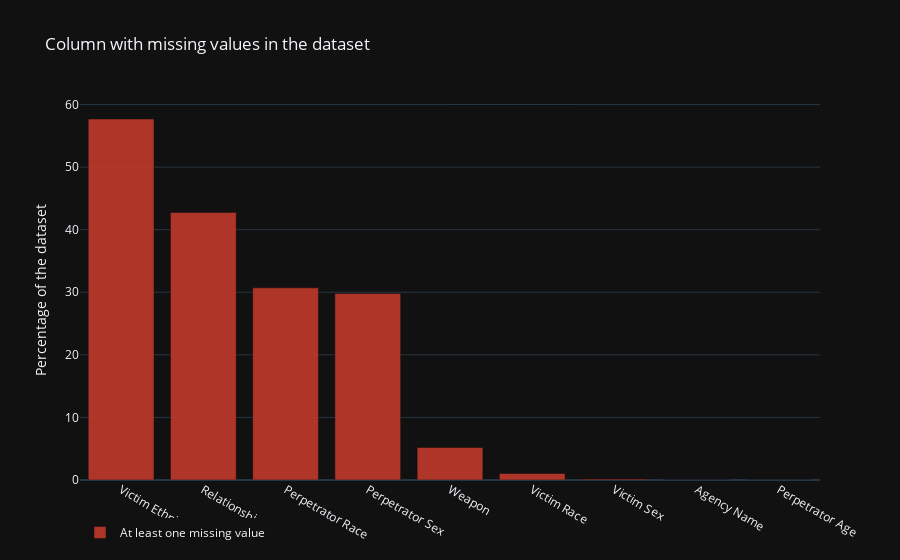

The notebook cell this image was saved under:
### Code cell
print('Number total of rows : ' + str(data.shape[0]))
print_missing_values(data)

### Figure 1 — Plotly figure (JSON) as saved in the notebook; plotly's stock layout.template omitted (floating-point values rounded to 4 significant figures)
{"data": [{"marker": {"color": "#c0392b"}, "name": "At least one missing value", "opacity": 0.9, "x": ["Victim Ethnicity", "Relationship", "Perpetrator Race", "Perpetrator Sex", "Weapon", "Victim Race", "Victim Sex", "Agency Name", "Perpetrator Age"], "y": [57.69, 42.76, 30.71, 29.82, 5.199, 1.046, 0.1541, 0.007362, 0.0001566], "type": "bar"}], "layout": {"barmode": "group", "legend": {"orientation": "h"}, "showlegend": true, "title": {"text": "Column with missing values in the dataset"}, "yaxis": {"title": {"text": "Percentage of the dataset"}}}}
